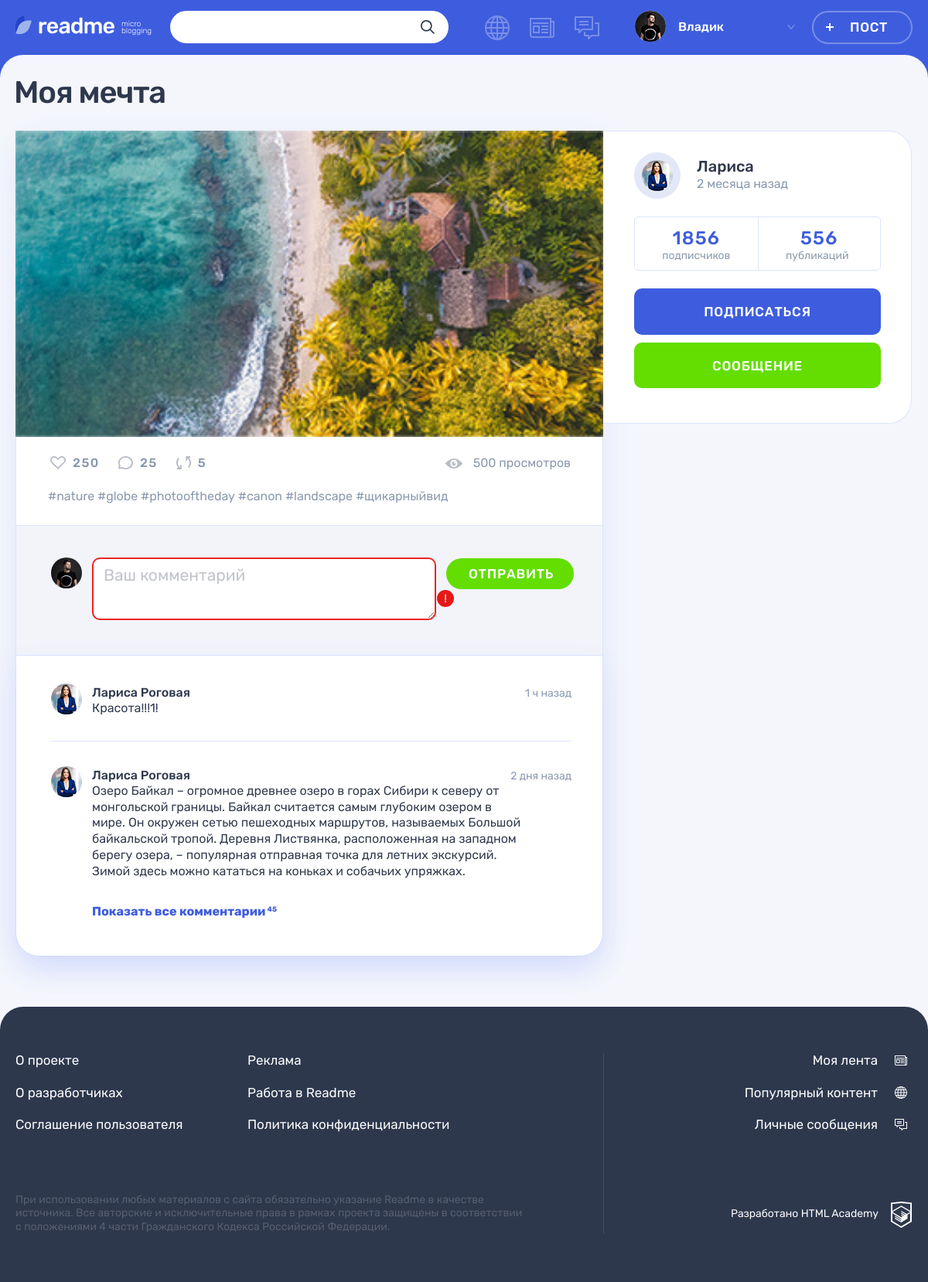
The page /post.php?post_id=5 (signed in) on the database its author committed.
### tables this page shows
CREATE TABLE posts
(
  id          INT AUTO_INCREMENT PRIMARY KEY,
  created_at  DATETIME     NOT NULL,
  title       VARCHAR(200) NOT NULL,
  content     VARCHAR(1000),
  author      VARCHAR(128),
  picture_url VARCHAR(1000),
  video_url   VARCHAR(1000),
  website     VARCHAR(1000),
  views_count INT UNSIGNED DEFAULT 0,
  user_id     INT          NOT NULL,
  type_id     INT          NOT NULL,
  FOREIGN KEY (user_id) REFERENCES users (id),
  FOREIGN KEY (type_id) REFERENCES content_types (id)
);

CREATE TABLE users
(
  id            INT AUTO_INCREMENT PRIMARY KEY,
  registered_at DATETIME            NOT NULL,
  email         VARCHAR(320) UNIQUE NOT NULL,
  login         VARCHAR(128) UNIQUE NOT NULL,
  password      VARCHAR(1000)       NOT NULL,
  avatar_path   VARCHAR(125)
);

### helpers.php (called while the page is built, shortened)
<?php
function get_noun_plural_form(int $number, string $one, string $two, string $many): string
{
    $number = (int)$number;
    $mod10 = $number % 10;
    $mod100 = $number % 100;
    switch (true) {
        case ($mod10 >= 2 && $mod10 <= 4):
            return $two;
    }
}
function include_template($name, array $data = [])
{
    $name = 'templates/' . $name;
    extract($data);
    require $name;
    $result = ob_get_clean();
    return $result;
}

### database/posts.php (called while the page is built, shortened)
<?php
function fetchPostTypes(): array
{
    $query = "SELECT id, name, icon_class from content_types";
    return fetchData(prepareResult($query));
}
function fetchPostById($post_id): array
{
    $query = "SELECT created_at as created_date,
        posts.id,
        title,
        content,
        author,
        users.login,
        type_id,
        views_count,
        users.avatar_path
    FROM posts
        INNER JOIN users
            ON user_id = users.id
    WHERE posts.id = ?";
    return fetchAssocData(prepareResult($query, "i", [$post_id]));
}

### database/helpers.php (called while the page is built, shortened)
<?php
function fetchData($result): array
{
    return mysqli_fetch_all($result, MYSQLI_ASSOC);
}
function fetchAssocData($result): array
{
    $result = mysqli_fetch_assoc($result);
    return $result ?? [];
}
function prepareResult($query, $types = "", $params = []): mysqli_result {
    global $connect;
    $stmt = mysqli_prepare($connect, $query);
    if ($types !== "") {
        $result = mysqli_stmt_bind_param($stmt, $types, ...$params);
    }
    $result = mysqli_stmt_execute($stmt);
    $result = mysqli_stmt_get_result($stmt);
    return $result;
}

### functions.php (called while the page is built, shortened)
<?php
function getTimeAgo(DateTime $created_date): string
{
    $current_date = date_create();
    $diff = date_diff($current_date, $created_date);
    if ($diff->y > 0) {
        $date_count = $diff->y;
        $format = ['год', 'года', 'лет'];
    } elseif ($diff->days > 35) {
        $date_count = $diff->m;
        $format = ['месяц', 'месяца', 'месяцев'];
    } elseif ($diff->days > 7) {
        $date_count = ceil($diff->days / 7);
        $format = ['неделя', 'недели', 'недель'];
    } elseif ($diff->d > 0) {
        $date_count = $diff->d;
        $format = ['день', 'дня', 'дней'];
    } elseif ($diff->h > 0) {
        $date_count = $diff->h;
        $format = ['час', 'часа', 'часов'];
    } else {
        $date_count = $diff->i;
        $format = ['минута', 'минуты', 'минут'];
    }
    $dateType = get_noun_plural_form($date_count, ...$format);
    return $date_count . " " . $dateType . " назад";
}
function normalizePost(array $post, array $post_types): array {
    $created_date = date_create($post["created_date"]);
    $type_key = array_search((string) $post["type_id"], array_column($post_types, "id"), true);
    return [
        "id" => (string) $post["id"],
        "title" => $post["title"],
        "contain" => $post["content"],
        "author" => $post["author"],
        "user_name" => $post["login"],
        "avatar" => $post["avatar_path"],
        "views_count" => $post["views_count"],
        "created_date" => $post["created_date"],
        "type" => "post-" . $post_types[$type_key]["icon_class"],
        "time_ago" => getTimeAgo($created_date),
        "date_title" => date_format($created_date, "d.m.Y H:i"),
    ];
}
function normalizePostTypes(array $post_types): array
{
    $result = [];
    foreach ($post_types as $post_type) {
        $result[] = [
            "id" => (string) $post_type["id"],
            "name" => $post_type["name"],
            "icon_class" => $post_type["icon_class"],
        ];
    }
    return $result;
}

### templates/post.php (the view, shortened to what this page needs)
<div class="container">
    <h1 class="page__title page__title--publication"><?= htmlspecialchars($post['title']) ?></h1>
    <section class="post-details">
        <div class="post-details__wrapper <?= $post["type"] ?>">
            <div class="post-details__main-block post post--details">
                <?php
                    $template_post = include_template("/parts/post/" . $post["type"] . ".php", [
                        "id" => $post["id"],
                        "title" => $post["title"],
                        "content" => $post["contain"],
                        "author" => $post["user_name"],
                        "is_details" => true,
                        "show_title" => false,
                        "is_video_control" => false,
                    ]);
                    print($template_post);
                ?>
                <div class="post__indicators">
                    <div class="post__buttons">
                        <a class="post__indicator post__indicator--likes button" href="#" title="Лайк">
                            <svg class="post__indicator-icon" width="20" height="17">
                                <use xlink:href="#icon-heart"></use>
                            </svg>
                            <span>250</span>
                        </a>
                        <a class="post__indicator post__indicator--comments button" href="#" title="Комментарии">
                            <svg class="post__indicator-icon" width="19" height="17">
                                <use xlink:href="#icon-comment"></use>
                            </svg>
                            <span>25</span>
                        </a>
                        <a class="post__indicator post__indicator--repost button" href="#" title="Репост">
                            <svg class="post__indicator-icon" width="19" height="17">
                                <use xlink:href="#icon-repost"></use>
                            </svg>
                            <span>5</span>
                        </a>
                    </div>
                    <span class="post__view">500 просмотров</span>
                </div>
                <ul class="post__tags">
                    <li><a href="#">#nature</a></li>
                    <li><a href="#">#globe</a></li>
                    <li><a href="#">#photooftheday</a></li>
                    <li><a href="#">#canon</a></li>
                    <li><a href="#">#landscape</a></li>
                    <li><a href="#">#щикарныйвид</a></li>
                </ul>
                <div class="comments">
                    <form class="comments__form form" action="#" method="post">
                        <div class="comments__my-avatar">
                            <img class="comments__picture" src="img/userpic-medium.jpg" alt="Аватар пользователя">
                        </div>
                        <div class="form__input-section form__input-section--error">
                                <textarea id="comment" class="comments__textarea form__textarea form__input"
                                          placeholder="Ваш комментарий"></textarea>
                            <button class="form__error-button button" type="button">!</button>
                        </div>
                        <button class="comments__submit button button--green" type="submit">Отправить</button>
                    </form>
                    <div class="comments__list-wrapper">
                        <ul class="comments__list">
                            <li class="comments__item user">
                                <div class="comments__avatar">
                                    <a class="user__avatar-link" href="#">
                                        <img class="comments__picture" src="img/userpic-larisa.jpg"
                                             alt="Аватар пользователя">
                                    </a>
                                </div>
                                <div class="comments__info">
                                    <div class="comments__name-wrapper">
                                        <a class="comments__user-name" href="#">
                                            <span>Лариса Роговая</span>
                                        </a>
                                        <time class="comments__time" datetime="2019-03-20">1 ч назад</time>
                                    </div>
                                    <p class="comments__text">
                                        Красота!!!1!
                                    </p>
                                </div>
                            </li>
                            <li class="comments__item user">
                                <div class="comments__avatar">
                                    <a class="user__avatar-link" href="#">
                                        <img class="comments__picture" src="img/userpic-larisa.jpg"
                                             alt="Аватар пользователя">
                                    </a>
                                </div>
                                <div class="comments__info">
                                    <div class="comments__name-wrapper">
                                        <a class="comments__user-name" href="#">
                                            <span>Лариса Роговая</span>
                                        </a>
                                        <time class="comments__time" datetime="2019-03-18">2 дня назад</time>
                                    </div>
                                    <p class="comments__text">
                                        Озеро Байкал – огромное древнее озеро в горах Сибири к северу от монгольской
                                        границы. Байкал считается самым глубоким озером в мире. Он окружен сетью
                                        пешеходных маршрутов, называемых Большой байкальской тропой. Деревня
                                        Листвянка, расположенная на западном берегу озера, – популярная отправная
                                        точка для летних экскурсий. Зимой здесь можно кататься на коньках и собачьих
                                        упряжках.
                                    </p>
                                </div>
                            </li>
                        </ul>
                        <a class="comments__more-link" href="#">
                            <span>Показать все комментарии</span>
                            <sup class="comments__amount">45</sup>
                        </a>
                    </div>
                </div>
            </div>
            <div class="post-details__user user">
                <div class="post-details__user-info user__info">
                    <div class="post-details__avatar user__avatar">
                        <a class="post-details__avatar-link user__avatar-link" href="#">
                            <img class="post-details__picture user__picture" src="<?= htmlspecialchars($post["avatar"]) ?>"
                                 alt="Аватар пользователя">
                        </a>
                    </div>
                    <div class="post-details__name-wrapper user__name-wrapper">
                        <a class="post-details__name user__name" href="#">
                            <span><?= htmlspecialchars($post["user_name"]) ?></span>
                        </a>
                        <time class="post-details__time user__time" title="<?= htmlspecialchars($post["date_title"]) ?> datetime="<?= htmlspecialchars($post["created_date"]) ?>"><?= htmlspecialchars(
                            $post["time_ago"]
                        ) ?></time>
                    </div>
                </div>
                <div class="post-details__rating user__rating">
                    <p class="post-details__rating-item user__rating-item user__rating-item--subscribers">
                        <span class="post-details__rating-amount user__rating-amount">1856</span>
                        <span class="post-details__rating-text user__rating-text">подписчиков</span>
                    </p>
                    <p class="post-details__rating-item user__rating-item user__rating-item--publications">
                        <span class="post-details__rating-amount user__rating-amount">556</span>
                        <span class="post-details__rating-text user__rating-text">публикаций</span>
                    </p>
                </div>
                <div class="post-details__user-buttons user__buttons">
                    <button class="user__button user__button--subscription button button--main" type="button">
                        Подписаться
                    </button>
                    <a class="user__button user__button--writing button button--green" href="#">Сообщение</a>
                </div>
            </div>
        </div>
    </section>
</div>

### templates/parts/post/post-photo.php (shortened to what this page needs)
<div class="post__main">
    <div class="post-photo__image-wrapper <?= $is_details ? "post-details__image-wrapper" : "" ?>">
        <img src="<?= htmlspecialchars($content) ?>" alt="<?= htmlspecialchars($title) ?>" width="760" height="507">
    </div>
</div>

### rows shown on the page
posts: title "Моя мечта", content (picture), user.avatar_path (picture)

### other values the page prints
$user["login"] "Владик"
$post["user_name"] "Лариса"
$post["time_ago"] "2 месяца назад"
